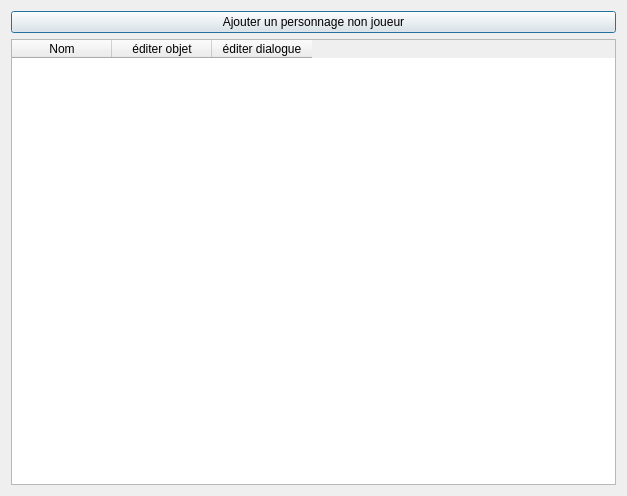
<?xml version="1.0" encoding="UTF-8"?>
<ui version="4.0">
 <class>EditerPnjs</class>
 <widget class="QDialog" name="EditerPnjs">
  <property name="geometry">
   <rect>
    <x>0</x>
    <y>0</y>
    <width>627</width>
    <height>496</height>
   </rect>
  </property>
  <property name="windowTitle">
   <string>Dialog</string>
  </property>
  <layout class="QVBoxLayout" name="verticalLayout">
   <item>
    <widget class="QPushButton" name="ajouter">
     <property name="text">
      <string>Ajouter un personnage non joueur</string>
     </property>
    </widget>
   </item>
   <item>
    <widget class="QTableWidget" name="tableau">
     <column>
      <property name="text">
       <string>Nom</string>
      </property>
     </column>
     <column>
      <property name="text">
       <string>éditer objet</string>
      </property>
     </column>
     <column>
      <property name="text">
       <string>éditer dialogue</string>
      </property>
     </column>
    </widget>
   </item>
  </layout>
 </widget>
 <resources/>
 <connections/>
</ui>
